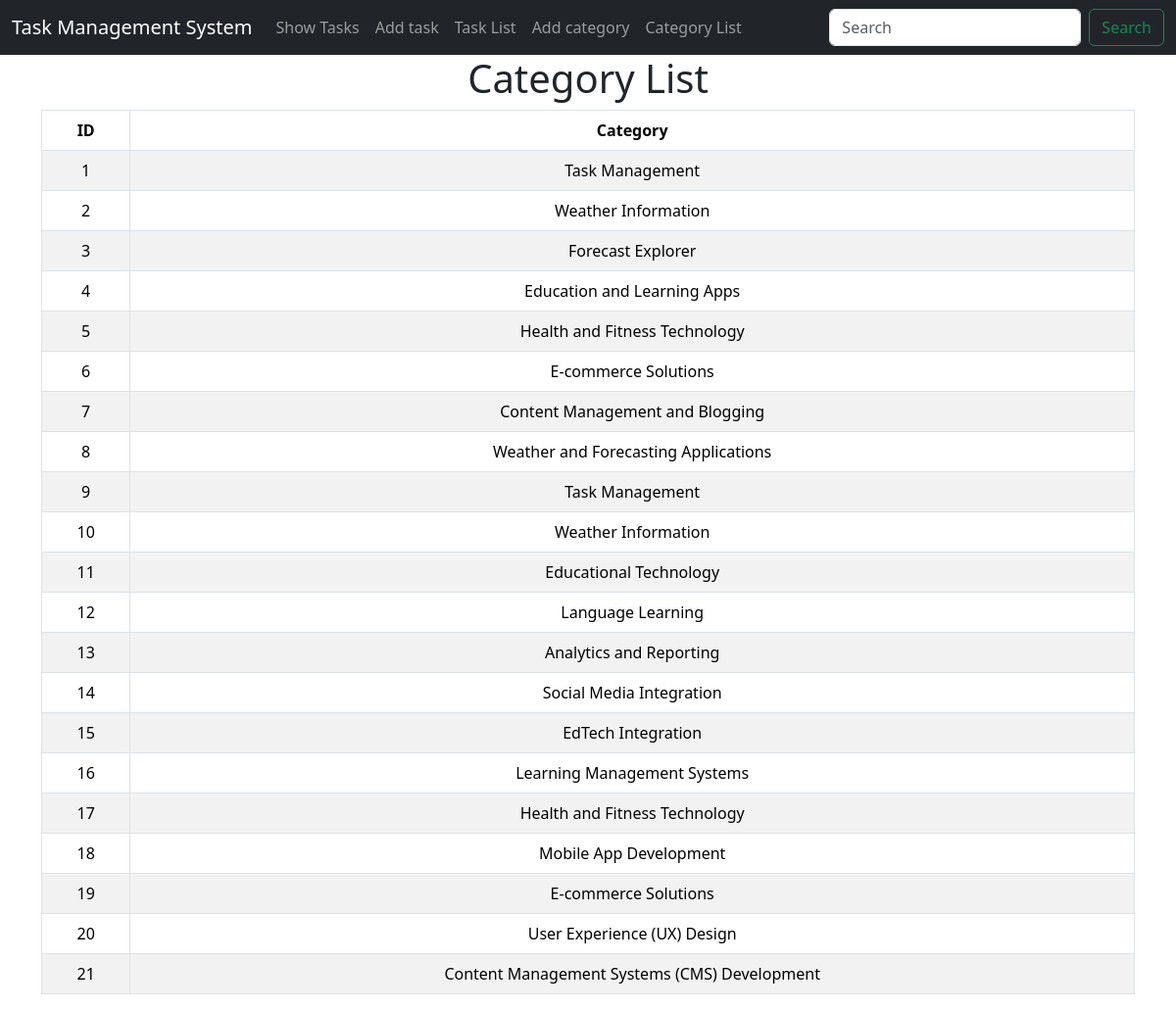
Page /categories/ on the committed database.
### categories/models.py (models this page shows)
class TaskCategory(models.Model):
    categoryName = models.CharField(max_length=255)
    tasks = models.ManyToManyField(TaskModel)
    def __str__(self):
        return self.categoryName

### categories/views.py (the view)
# urls.py: path('', views.category_list, name="category_list"),
def category_list(request):
    categories = models.TaskCategory.objects.all()
    print(categories)
    return render(request, 'category_list.html', {'categories': categories})

### categories/templates/category_list.html
{% extends 'base.html' %}
{% block content %}
<div class="container">
    <h1 class="text-center">Category List</h1>
    <table class="table table-striped table-bordered text-center">
        <thead class="thead-dark">
            <tr>
                <th scope="col">ID</th>
                <th scope="col">Category</th>
            </tr>
        </thead>
        <tbody>
            {% for category in categories %}
            <tr>
                <td class="text-center">{{ category.id }}</td>
                <td>{{ category.categoryName }}</td>
            </tr>
            {% endfor %}
        </tbody>
    </table>
</div>
{% endblock %}

### rows in the picture
TaskCategory: id "1", categoryName "Task Management"
TaskCategory: id "2", categoryName "Weather Information"
TaskCategory: id "3", categoryName "Forecast Explorer"
TaskCategory: id "4", categoryName "Education and Learning Apps"
TaskCategory: id "5", categoryName "Health and Fitness Technology"
TaskCategory: id "6", categoryName "E-commerce Solutions"
TaskCategory: id "7", categoryName "Content Management and Blogging"
TaskCategory: id "8", categoryName "Weather and Forecasting Applications"
TaskCategory: id "9", categoryName "Task Management"
TaskCategory: id "10", categoryName "Weather Information"
TaskCategory: id "11", categoryName "Educational Technology"
TaskCategory: id "12", categoryName "Language Learning"
TaskCategory: id "13", categoryName "Analytics and Reporting"
TaskCategory: id "14", categoryName "Social Media Integration"
TaskCategory: id "15", categoryName "EdTech Integration"
TaskCategory: id "16", categoryName "Learning Management Systems"
TaskCategory: id "17", categoryName "Health and Fitness Technology"
TaskCategory: id "18", categoryName "Mobile App Development"
TaskCategory: id "19", categoryName "E-commerce Solutions"
TaskCategory: id "20", categoryName "User Experience (UX) Design"
TaskCategory: id "21", categoryName "Content Management Systems (CMS) Development"
